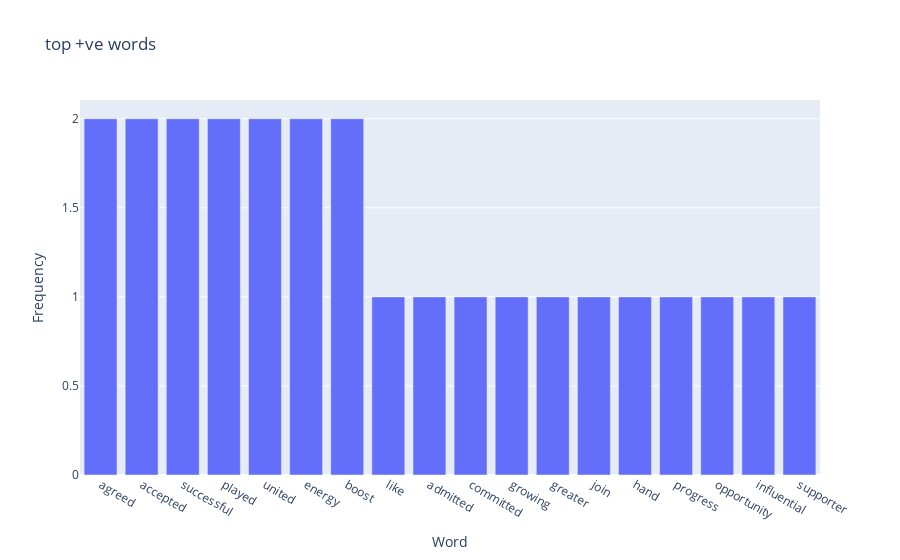
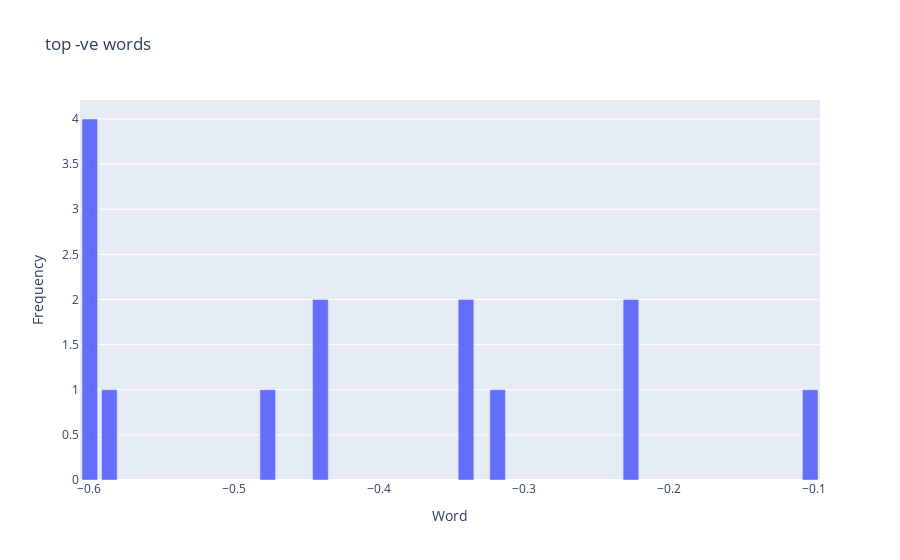
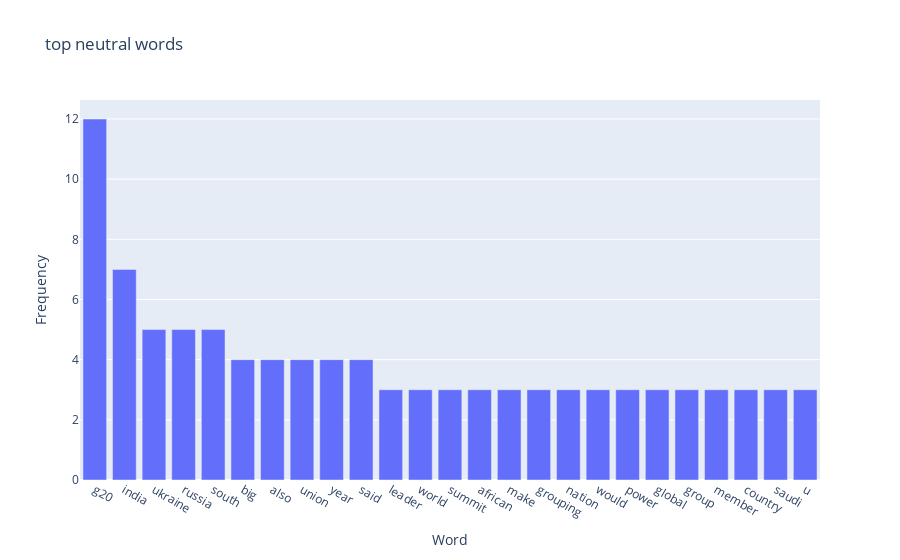

The code cell stored with these charts, in order, in its notebook:
### Code cell
positive_figure=px.bar(df_positive,x="Word",y="Frequency", title="top +ve words")
negative_figure=px.bar(df_negative,x="Word",y="Frequency", title="top -ve words")
neutral_figure=px.bar(df_neutral,x="Word",y="Frequency", title="top neutral words")

positive_figure.show()
negative_figure.show()
neutral_figure.show()

### Figure 1 — Plotly figure (JSON) as saved in the notebook; plotly's stock layout.template omitted (floating-point values rounded to 4 significant figures)
{"data": [{"alignmentgroup": "True", "hovertemplate": "Word=%{x}<br>Frequency=%{y}<extra></extra>", "legendgroup": "", "marker": {"color": "#636efa", "pattern": {"shape": ""}}, "name": "", "offsetgroup": "", "orientation": "v", "showlegend": false, "textposition": "auto", "type": "bar", "x": ["agreed", "accepted", "successful", "played", "united", "energy", "boost", "like", "admitted", "committed", "growing", "greater", "join", "hand", "progress", "opportunity", "influential", "supporter"], "xaxis": "x", "y": [2, 2, 2, 2, 2, 2, 2, 1, 1, 1, 1, 1, 1, 1, 1, 1, 1, 1], "yaxis": "y"}], "layout": {"barmode": "relative", "legend": {"tracegroupgap": 0}, "title": {"text": "top +ve words"}, "xaxis": {"anchor": "y", "domain": [0, 1], "title": {"text": "Word"}}, "yaxis": {"anchor": "x", "domain": [0, 1], "title": {"text": "Frequency"}}}}

### Figure 2 — Plotly figure (JSON) as saved in the notebook; plotly's stock layout.template omitted (floating-point values rounded to 4 significant figures)
{"data": [{"alignmentgroup": "True", "hovertemplate": "Word=%{x}<br>Frequency=%{y}<extra></extra>", "legendgroup": "", "marker": {"color": "#636efa", "pattern": {"shape": ""}}, "name": "", "offsetgroup": "", "orientation": "v", "showlegend": false, "textposition": "auto", "type": "bar", "x": [-0.5994, -0.34, -0.4404, -0.2263, -0.4767, -0.5859, -0.3182, -0.1027], "xaxis": "x", "y": [4, 2, 2, 2, 1, 1, 1, 1], "yaxis": "y"}], "layout": {"barmode": "relative", "legend": {"tracegroupgap": 0}, "title": {"text": "top -ve words"}, "xaxis": {"anchor": "y", "domain": [0, 1], "title": {"text": "Word"}}, "yaxis": {"anchor": "x", "domain": [0, 1], "title": {"text": "Frequency"}}}}

### Figure 3 — Plotly figure (JSON) as saved in the notebook; plotly's stock layout.template omitted (floating-point values rounded to 4 significant figures)
{"data": [{"alignmentgroup": "True", "hovertemplate": "Word=%{x}<br>Frequency=%{y}<extra></extra>", "legendgroup": "", "marker": {"color": "#636efa", "pattern": {"shape": ""}}, "name": "", "offsetgroup": "", "orientation": "v", "showlegend": false, "textposition": "auto", "type": "bar", "x": ["g20", "india", "ukraine", "russia", "south", "big", "also", "union", "year", "said", "leader", "world", "summit", "african", "make", "grouping", "nation", "would", "power", "global", "group", "member", "country", "saudi", "u"], "xaxis": "x", "y": [12, 7, 5, 5, 5, 4, 4, 4, 4, 4, 3, 3, 3, 3, 3, 3, 3, 3, 3, 3, 3, 3, 3, 3, 3], "yaxis": "y"}], "layout": {"barmode": "relative", "legend": {"tracegroupgap": 0}, "title": {"text": "top neutral words"}, "xaxis": {"anchor": "y", "domain": [0, 1], "title": {"text": "Word"}}, "yaxis": {"anchor": "x", "domain": [0, 1], "title": {"text": "Frequency"}}}}
